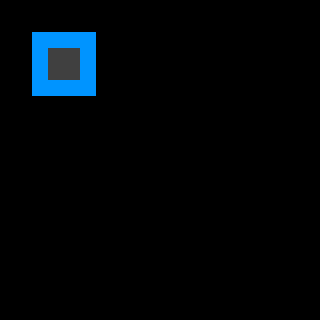

Below is a game level as drawn by its tile map, then a one-line description and the .tmx that defines it (tile-layer data replaced by summaries):
An orthogonal 20x20 tile map with 16x16 px tiles, 3 tile layers (regions, input_set, inputnot_set), 9 hidden layers not drawn.

<map version="1.0" orientation="orthogonal" renderorder="right-down" width="20" height="20" tilewidth="16" tileheight="16" nextobjectid="6">
 <properties>
  <property name="NoOverlappingRules" value="true" />
 </properties>
 <tileset firstgid="1" name="ruleset" tilewidth="16" tileheight="16" tilecount="60" columns="10">
  <image source="../tilesets/ruleset.png" width="160" height="96" />
 </tileset>
 <layer name="regions" width="20" height="20">
  <data>[400 cells, 16 non-empty, 1 distinct tile ids]</data>
 </layer>
 <layer name="input_set" width="20" height="20">
  <data>[400 cells, 4 non-empty, 1 distinct tile ids]</data>
 </layer>
 <layer name="inputnot_set" width="20" height="20">
  <data>[400 cells, 12 non-empty, 1 distinct tile ids]</data>
 </layer>
 <layer name="output1_set" width="20" height="20" visible="0">
  <data>[400 cells, 4 non-empty, 1 distinct tile ids]</data>
 </layer>
 <layer name="output2_set" width="20" height="20" visible="0">
  <data>[400 cells, 4 non-empty, 1 distinct tile ids]</data>
 </layer>
 <layer name="output3_set" width="20" height="20" visible="0">
  <data>[400 cells, 4 non-empty, 1 distinct tile ids]</data>
 </layer>
 <layer name="output4_set" width="20" height="20" visible="0">
  <data>[400 cells, 4 non-empty, 1 distinct tile ids]</data>
 </layer>
 <layer name="output5_set" width="20" height="20" visible="0">
  <data>[400 cells, 4 non-empty, 1 distinct tile ids]</data>
 </layer>
 <layer name="output6_set" width="20" height="20" visible="0">
  <data>[400 cells, 4 non-empty, 1 distinct tile ids]</data>
 </layer>
 <layer name="output7_set" width="20" height="20" visible="0">
  <data>[400 cells, 4 non-empty, 1 distinct tile ids]</data>
 </layer>
 <layer name="output8_set" width="20" height="20" visible="0">
  <data>[400 cells, 4 non-empty, 1 distinct tile ids]</data>
 </layer>
 <layer name="output9_set" width="20" height="20" visible="0">
  <data>[400 cells, 4 non-empty, 1 distinct tile ids]</data>
 </layer>
</map>
